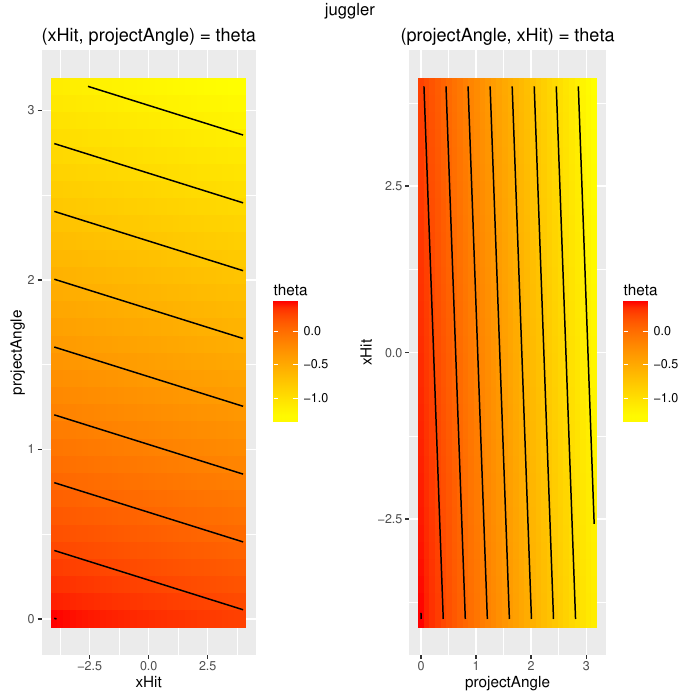

R code for this plot:
#Code automatically generated with jfuzzylite 6.0.

library(ggplot2);

engine.name = "juggler"
engine.fll = "Engine: juggler
InputVariable: xHit
  enabled: true
  range: -4.000 4.000
  lock-range: false
  term: in1mf1 Bell -4.000 2.000 4.000
  term: in1mf2 Bell 0.000 2.000 4.000
  term: in1mf3 Bell 4.000 2.000 4.000
InputVariable: projectAngle
  enabled: true
  range: 0.000 3.142
  lock-range: false
  term: in2mf1 Bell 0.000 0.785 4.000
  term: in2mf2 Bell 1.571 0.785 4.000
  term: in2mf3 Bell 3.142 0.785 4.000
OutputVariable: theta
  enabled: true
  range: 0.000 0.000
  lock-range: false
  aggregation: none
  defuzzifier: WeightedAverage TakagiSugeno
  default: nan
  lock-previous: false
  term: out1mf Linear -0.022 -0.500 0.315
  term: out1mf Linear -0.022 -0.500 0.315
  term: out1mf Linear -0.022 -0.500 0.315
  term: out1mf Linear 0.114 -0.500 0.785
  term: out1mf Linear 0.114 -0.500 0.785
  term: out1mf Linear 0.114 -0.500 0.785
  term: out1mf Linear -0.022 -0.500 1.256
  term: out1mf Linear -0.022 -0.500 1.256
  term: out1mf Linear -0.022 -0.500 1.256
RuleBlock: 
  enabled: true
  conjunction: AlgebraicProduct
  disjunction: none
  implication: none
  activation: General
  rule: if xHit is in1mf1 and projectAngle is in2mf1 then theta is out1mf
  rule: if xHit is in1mf1 and projectAngle is in2mf2 then theta is out1mf
  rule: if xHit is in1mf1 and projectAngle is in2mf3 then theta is out1mf
  rule: if xHit is in1mf2 and projectAngle is in2mf1 then theta is out1mf
  rule: if xHit is in1mf2 and projectAngle is in2mf2 then theta is out1mf
  rule: if xHit is in1mf2 and projectAngle is in2mf3 then theta is out1mf
  rule: if xHit is in1mf3 and projectAngle is in2mf1 then theta is out1mf
  rule: if xHit is in1mf3 and projectAngle is in2mf2 then theta is out1mf
  rule: if xHit is in1mf3 and projectAngle is in2mf3 then theta is out1mf"

engine.fldFile = "juggler.fld"
if (require(data.table)) {
    engine.df = data.table::fread(engine.fldFile, sep="auto", header="auto")
} else {
    engine.df = read.table(engine.fldFile, header=TRUE)
}

engine.plot.i1i2_o1 = ggplot(engine.df, aes(xHit, projectAngle)) + 
    geom_tile(aes(fill=theta)) + 
    scale_fill_gradient(low="yellow", high="red") + 
    stat_contour(aes(x=xHit, y=projectAngle, z=theta), color="black") + 
    ggtitle("(xHit, projectAngle) = theta")

engine.plot.i2i1_o1 = ggplot(engine.df, aes(projectAngle, xHit)) + 
    geom_tile(aes(fill=theta)) + 
    scale_fill_gradient(low="yellow", high="red") + 
    stat_contour(aes(x=projectAngle, y=xHit, z=theta), color="black") + 
    ggtitle("(projectAngle, xHit) = theta")

if (require(gridExtra)) {
    engine.plots = arrangeGrob(engine.plot.i1i2_o1, engine.plot.i2i1_o1, ncol=2, top=engine.name)
    ggsave(paste0(engine.name, ".pdf"), engine.plots)
    if (require(grid)) {
        grid.newpage()
        grid.draw(engine.plots)
    }
}
